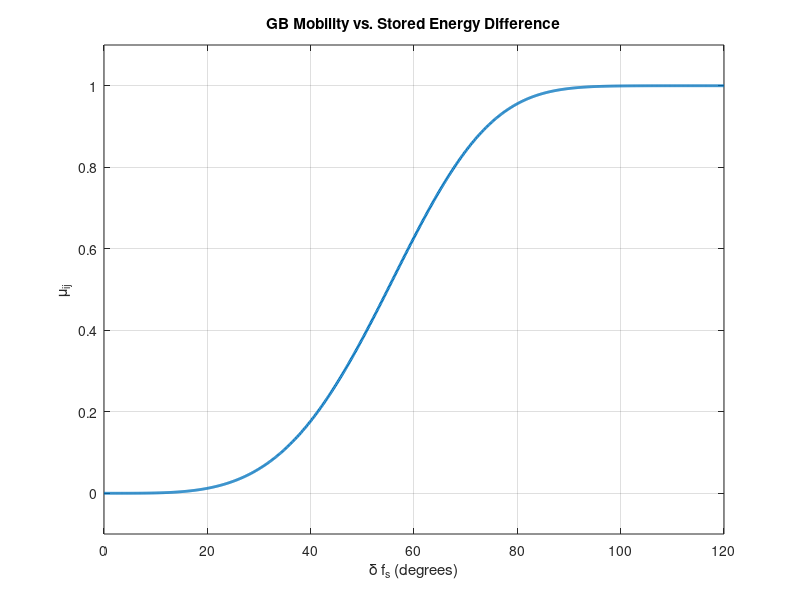

This chart was generated by the following MATLAB code:
close all
clear 
clc

% 参数设定
mu_0 = 1; % 高角度GB迁移率
deltaStoredEnergy_High = 90; % 高角度GB的转变角度
B = 5; % Sigmoidal函数的调整参数
n = 4;

% 定义存储能差范围
deltaStoredEnergy = linspace(0, 120, 1000);

% 计算Sigmoidal GB迁移率
mu_ij = mu_0 .* (1 - exp(-B * (deltaStoredEnergy ./ deltaStoredEnergy_High).^n));

% 绘制GB迁移率
plot(deltaStoredEnergy, mu_ij, 'LineWidth', 2);
title('GB Mobility vs. Stored Energy Difference');
xlabel('\delta f_{s} (degrees)');
ylabel('\mu_{ij}');
grid on;

ylim([-0.1 1.1]);
% E:\Github\MyRhinoLab\scripts\p23-GNSNi-AGG-2024\simulations\sim21_function2.m

% (1 - exp(-B * (30 ./ 15).^n))
